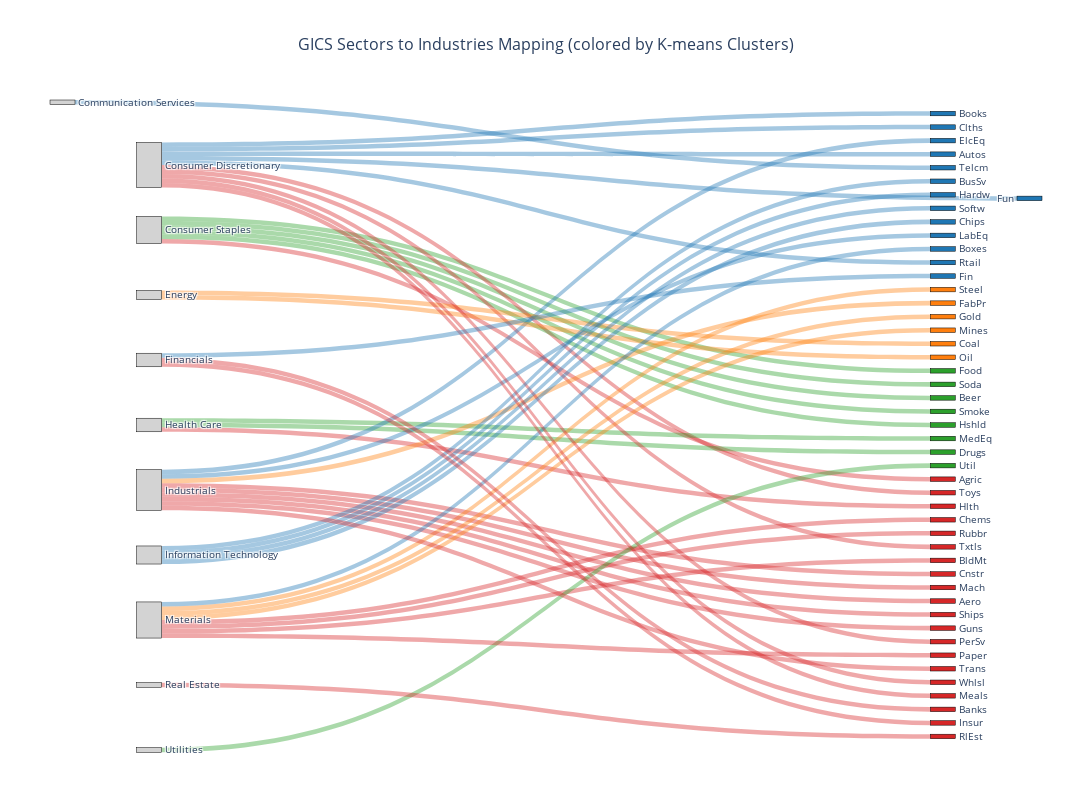

Here is the notebook cell this chart was saved with:
### Code cell
# Step 4: Sankey Diagram - GICS Sectors to Industries (colored by K-means Clusters)
print("\n" + "="*60)
print("Step 4: Sankey Diagram - GICS to Industries with Cluster Coloring")
print("="*60)

import plotly.graph_objects as go
import numpy as np

# Create mapping of industries to clusters
industry_to_cluster = dict(zip(industry_columns, kmeans_labels))

# Create the GICS sector to industry mapping
sectors_list = sorted(gics_assignment['GICS_Sector'].unique())
sectors_list = [s for s in sectors_list if s != 'Other']  # Exclude 'Other' for clarity

# Build data for Sankey diagram
source_indices = []  # GICS sector indices
target_indices = []  # Industry indices
values = []          # Flow values (all 1 for single connection)
link_colors = []     # Colors based on K-means clusters

# Create node labels and indices
node_labels = []
node_colors = []

# Add GICS sectors as source nodes
gics_node_start = 0
gics_node_indices = {}
for i, sector in enumerate(sectors_list):
    node_labels.append(sector)
    gics_node_indices[sector] = i
    node_colors.append('lightgray')

# Add industries as target nodes (sorted by cluster for better visualization)
# Sort industries by cluster ID so same-cluster industries are grouped together
industries_sorted_by_cluster = sorted(industry_columns, key=lambda x: industry_to_cluster[x])

industry_node_start = len(sectors_list)
industry_node_indices = {}

# Define color palette for clusters
cluster_colors = ['#1f77b4', '#ff7f0e', '#2ca02c', '#d62728', '#9467bd', 
                  '#8c564b', '#e377c2', '#7f7f7f', '#bcbd22', '#17becf']

color_map = {i: cluster_colors[i % len(cluster_colors)] for i in range(optimal_k_3a)}

for i, industry in enumerate(industries_sorted_by_cluster):
    node_labels.append(industry)
    industry_node_indices[industry] = industry_node_start + i
    cluster_id = industry_to_cluster[industry]
    node_colors.append(color_map[cluster_id])

# Create connections from GICS sectors to industries
for industry in industry_columns:
    gics_sector = assign_gics_sector(industry)
    cluster_id = industry_to_cluster[industry]
    
    if gics_sector in gics_node_indices:
        source_indices.append(gics_node_indices[gics_sector])
        target_indices.append(industry_node_indices[industry])
        values.append(1)
        # Use semi-transparent version of cluster color for links
        link_color = color_map[cluster_id]
        # Convert to RGBA with transparency
        if link_color.startswith('#'):
            r = int(link_color[1:3], 16)
            g = int(link_color[3:5], 16)
            b = int(link_color[5:7], 16)
            link_colors.append(f'rgba({r},{g},{b},0.4)')
        else:
            link_colors.append('rgba(200,200,200,0.4)')

# Create Sankey diagram
fig = go.Figure(data=[go.Sankey(
    node=dict(
        pad=20,
        thickness=25,
        line=dict(color='black', width=0.5),
        label=node_labels,
        color=node_colors,
        x=[0.1] * len(sectors_list) + [0.9] * len(industry_columns),  # Position GICS on left, industries on right
        y=np.linspace(0, 1, len(sectors_list)).tolist() + np.linspace(0, 1, len(industry_columns)).tolist()
    ),
    link=dict(
        source=source_indices,
        target=target_indices,
        value=values,
        color=link_colors
    )
)])

fig.update_layout(
    title={
        'text': 'GICS Sectors to Industries Mapping (colored by K-means Clusters)',
        'x': 0.5,
        'xanchor': 'center',
        'font': {'size': 16}
    },
    font=dict(size=10),
    height=800,
    width=1400,
    margin=dict(l=50, r=50, t=100, b=50)
)


fig.show()
print("✓ Sankey diagram created successfully")
print(f"\nLegend:")
for cluster_id in range(optimal_k_3a):
    cluster_count = np.sum(kmeans_labels == cluster_id)
    print(f"  Cluster {cluster_id}: {cluster_count} industries - {color_map[cluster_id]}")

### Figure 1 — Plotly figure (JSON) as saved in the notebook; plotly's stock layout.template omitted (floating-point values rounded to 4 significant figures)
{"data": [{"link": {"color": ["rgba(214,39,40,0.4)", "rgba(44,160,44,0.4)", "rgba(44,160,44,0.4)", "rgba(44,160,44,0.4)", "rgba(44,160,44,0.4)", "rgba(214,39,40,0.4)", "rgba(31,119,180,0.4)", "rgba(31,119,180,0.4)", "rgba(44,160,44,0.4)", "rgba(31,119,180,0.4)", "rgba(214,39,40,0.4)", "rgba(44,160,44,0.4)", "rgba(44,160,44,0.4)", "rgba(214,39,40,0.4)", "rgba(214,39,40,0.4)", "rgba(214,39,40,0.4)", "rgba(214,39,40,0.4)", "rgba(214,39,40,0.4)", "rgba(255,127,14,0.4)", "rgba(255,127,14,0.4)", "rgba(214,39,40,0.4)", "rgba(31,119,180,0.4)", "rgba(31,119,180,0.4)", "rgba(214,39,40,0.4)", "rgba(214,39,40,0.4)", "rgba(214,39,40,0.4)", "rgba(255,127,14,0.4)", "rgba(255,127,14,0.4)", "rgba(255,127,14,0.4)", "rgba(255,127,14,0.4)", "rgba(44,160,44,0.4)", "rgba(31,119,180,0.4)", "rgba(214,39,40,0.4)", "rgba(31,119,180,0.4)", "rgba(31,119,180,0.4)", "rgba(31,119,180,0.4)", "rgba(31,119,180,0.4)", "rgba(31,119,180,0.4)", "rgba(214,39,40,0.4)", "rgba(31,119,180,0.4)", "rgba(214,39,40,0.4)", "rgba(214,39,40,0.4)", "rgba(31,119,180,0.4)", "rgba(214,39,40,0.4)", "rgba(214,39,40,0.4)", "rgba(214,39,40,0.4)", "rgba(214,39,40,0.4)", "rgba(31,119,180,0.4)"], "source": [2, 2, 2, 2, 2, 1, 1, 1, 2, 1, 5, 5, 5, 8, 8, 1, 8, 6, 8, 6, 6, 6, 1, 6, 6, 6, 8, 8, 3, 3, 10, 0, 1, 7, 7, 7, 7, 6, 8, 8, 6, 1, 1, 1, 4, 4, 9, 4], "target": [39, 31, 32, 33, 34, 40, 11, 12, 35, 13, 41, 36, 37, 42, 43, 44, 45, 46, 25, 26, 47, 14, 15, 48, 49, 50, 27, 28, 29, 30, 38, 16, 51, 17, 18, 19, 20, 21, 52, 22, 53, 54, 23, 55, 56, 57, 58, 24], "value": [1, 1, 1, 1, 1, 1, 1, 1, 1, 1, 1, 1, 1, 1, 1, 1, 1, 1, 1, 1, 1, 1, 1, 1, 1, 1, 1, 1, 1, 1, 1, 1, 1, 1, 1, 1, 1, 1, 1, 1, 1, 1, 1, 1, 1, 1, 1, 1]}, "node": {"color": ["lightgray", "lightgray", "lightgray", "lightgray", "lightgray", "lightgray", "lightgray", "lightgray", "lightgray", "lightgray", "lightgray", "#1f77b4", "#1f77b4", "#1f77b4", "#1f77b4", "#1f77b4", "#1f77b4", "#1f77b4", "#1f77b4", "#1f77b4", "#1f77b4", "#1f77b4", "#1f77b4", "#1f77b4", "#1f77b4", "#ff7f0e", "#ff7f0e", "#ff7f0e", "#ff7f0e", "#ff7f0e", "#ff7f0e", "#2ca02c", "#2ca02c", "#2ca02c", "#2ca02c", "#2ca02c", "#2ca02c", "#2ca02c", "#2ca02c", "#d62728", "#d62728", "#d62728", "#d62728", "#d62728", "#d62728", "#d62728", "#d62728", "#d62728", "#d62728", "#d62728", "#d62728", "#d62728", "#d62728", "#d62728", "#d62728", "#d62728", "#d62728", "#d62728", "#d62728", "#d62728"], "label": ["Communication Services", "Consumer Discretionary", "Consumer Staples", "Energy", "Financials", "Health Care", "Industrials", "Information Technology", "Materials", "Real Estate", "Utilities", "Fun", "Books", "Clths", "ElcEq", "Autos", "Telcm", "BusSv", "Hardw", "Softw", "Chips", "LabEq", "Boxes", "Rtail", "Fin", "Steel", "FabPr", "Gold", "Mines", "Coal", "Oil", "Food", "Soda", "Beer", "Smoke", "Hshld", "MedEq", "Drugs", "Util", "Agric", "Toys", "Hlth", "Chems", "Rubbr", "Txtls", "BldMt", "Cnstr", "Mach", "Aero", "Ships", "Guns", "PerSv", "Paper", "Trans", "Whlsl", "Meals", "Banks", "Insur", "RlEst", "Other"], "line": {"color": "black", "width": 0.5}, "pad": 20, "thickness": 25, "x": [0.1, 0.1, 0.1, 0.1, 0.1, 0.1, 0.1, 0.1, 0.1, 0.1, 0.1, 0.9, 0.9, 0.9, 0.9, 0.9, 0.9, 0.9, 0.9, 0.9, 0.9, 0.9, 0.9, 0.9, 0.9, 0.9, 0.9, 0.9, 0.9, 0.9, 0.9, 0.9, 0.9, 0.9, 0.9, 0.9, 0.9, 0.9, 0.9, 0.9, 0.9, 0.9, 0.9, 0.9, 0.9, 0.9, 0.9, 0.9, 0.9, 0.9, 0.9, 0.9, 0.9, 0.9, 0.9, 0.9, 0.9, 0.9, 0.9, 0.9], "y": [0, 0.1, 0.2, 0.3, 0.4, 0.5, 0.6, 0.7, 0.8, 0.9, 1, 0, 0.02083, 0.04167, 0.0625, 0.08333, 0.1042, 0.125, 0.1458, 0.1667, 0.1875, 0.2083, 0.2292, 0.25, 0.2708, 0.2917, 0.3125, 0.3333, 0.3542, 0.375, 0.3958, 0.4167, 0.4375, 0.4583, 0.4792, 0.5, 0.5208, 0.5417, 0.5625, 0.5833, 0.6042, 0.625, 0.6458, 0.6667, 0.6875, 0.7083, 0.7292, 0.75, 0.7708, 0.7917, 0.8125, 0.8333, 0.8542, 0.875, 0.8958, 0.9167, 0.9375, 0.9583, 0.9792, 1]}, "type": "sankey"}], "layout": {"font": {"size": 10}, "height": 800, "margin": {"b": 50, "l": 50, "r": 50, "t": 100}, "title": {"font": {"size": 16}, "text": "GICS Sectors to Industries Mapping (colored by K-means Clusters)", "x": 0.5, "xanchor": "center"}, "width": 1400}}
